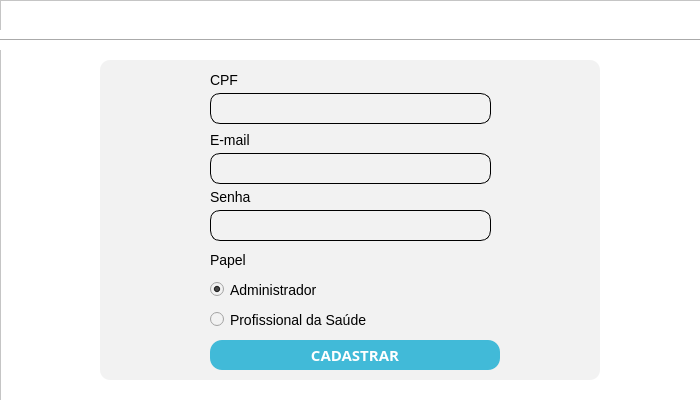
<?xml version="1.0" encoding="UTF-8"?>
<ui version="4.0">
 <class>RegisterView</class>
 <widget class="QDialog" name="RegisterView">
  <property name="geometry">
   <rect>
    <x>0</x>
    <y>0</y>
    <width>700</width>
    <height>400</height>
   </rect>
  </property>
  <property name="minimumSize">
   <size>
    <width>700</width>
    <height>400</height>
   </size>
  </property>
  <property name="maximumSize">
   <size>
    <width>700</width>
    <height>400</height>
   </size>
  </property>
  <property name="windowTitle">
   <string>Dialog</string>
  </property>
  <widget class="QFrame" name="frame">
   <property name="geometry">
    <rect>
     <x>0</x>
     <y>0</y>
     <width>701</width>
     <height>401</height>
    </rect>
   </property>
   <property name="styleSheet">
    <string notr="true">background: #FFFFFF;</string>
   </property>
   <property name="frameShape">
    <enum>QFrame::StyledPanel</enum>
   </property>
   <property name="frameShadow">
    <enum>QFrame::Raised</enum>
   </property>
   <widget class="Line" name="line">
    <property name="geometry">
     <rect>
      <x>0</x>
      <y>30</y>
      <width>701</width>
      <height>20</height>
     </rect>
    </property>
    <property name="acceptDrops">
     <bool>false</bool>
    </property>
    <property name="autoFillBackground">
     <bool>false</bool>
    </property>
    <property name="styleSheet">
     <string notr="true">color:1C1C1C;</string>
    </property>
    <property name="orientation">
     <enum>Qt::Horizontal</enum>
    </property>
   </widget>
   <widget class="QLabel" name="logo">
    <property name="geometry">
     <rect>
      <x>40</x>
      <y>5</y>
      <width>30</width>
      <height>30</height>
     </rect>
    </property>
    <property name="styleSheet">
     <string notr="true">background:transparent;</string>
    </property>
    <property name="text">
     <string/>
    </property>
    <property name="pixmap">
     <pixmap resource="../assets.qrc">:/imgs/assets/img/logo.PNG</pixmap>
    </property>
    <property name="scaledContents">
     <bool>true</bool>
    </property>
   </widget>
   <widget class="QPushButton" name="backButton">
    <property name="enabled">
     <bool>true</bool>
    </property>
    <property name="geometry">
     <rect>
      <x>2</x>
      <y>2</y>
      <width>36</width>
      <height>36</height>
     </rect>
    </property>
    <property name="autoFillBackground">
     <bool>false</bool>
    </property>
    <property name="styleSheet">
     <string notr="true">background:transparent;
border-radius: 50px;</string>
    </property>
    <property name="text">
     <string/>
    </property>
    <property name="icon">
     <iconset resource="../assets.qrc">
      <normaloff>:/imgs/assets/img/button-back.PNG</normaloff>:/imgs/assets/img/button-back.PNG</iconset>
    </property>
    <property name="iconSize">
     <size>
      <width>40</width>
      <height>40</height>
     </size>
    </property>
   </widget>
   <widget class="QLabel" name="reportLogo">
    <property name="geometry">
     <rect>
      <x>280</x>
      <y>6</y>
      <width>140</width>
      <height>30</height>
     </rect>
    </property>
    <property name="styleSheet">
     <string notr="true">background:transparent;</string>
    </property>
    <property name="text">
     <string/>
    </property>
    <property name="pixmap">
     <pixmap resource="../assets.qrc">:/imgs/assets/img/register-icon-logo.PNG</pixmap>
    </property>
    <property name="scaledContents">
     <bool>true</bool>
    </property>
    <property name="wordWrap">
     <bool>false</bool>
    </property>
   </widget>
   <widget class="QFrame" name="frame_2">
    <property name="geometry">
     <rect>
      <x>100</x>
      <y>60</y>
      <width>500</width>
      <height>320</height>
     </rect>
    </property>
    <property name="styleSheet">
     <string notr="true">background:#F2F2F2;
border-radius:10px;</string>
    </property>
    <property name="frameShape">
     <enum>QFrame::StyledPanel</enum>
    </property>
    <property name="frameShadow">
     <enum>QFrame::Raised</enum>
    </property>
    <widget class="QPushButton" name="registerButton">
     <property name="geometry">
      <rect>
       <x>110</x>
       <y>280</y>
       <width>290</width>
       <height>30</height>
      </rect>
     </property>
     <property name="font">
      <font>
       <family>Segoe UI Semibold</family>
       <pointsize>11</pointsize>
       <weight>75</weight>
       <bold>true</bold>
      </font>
     </property>
     <property name="styleSheet">
      <string notr="true">background:#41BAD8;
color:#FFFFFF;
border-radius: 12px;</string>
     </property>
     <property name="text">
      <string>CADASTRAR</string>
     </property>
     <property name="iconSize">
      <size>
       <width>130</width>
       <height>150</height>
      </size>
     </property>
    </widget>
    <widget class="QLineEdit" name="cpfField">
     <property name="geometry">
      <rect>
       <x>110</x>
       <y>33</y>
       <width>281</width>
       <height>31</height>
      </rect>
     </property>
     <property name="styleSheet">
      <string notr="true">border-radius:10px;
border:1px solid #000000;</string>
     </property>
    </widget>
    <widget class="QLabel" name="cpfLabel">
     <property name="geometry">
      <rect>
       <x>110</x>
       <y>10</y>
       <width>31</width>
       <height>20</height>
      </rect>
     </property>
     <property name="styleSheet">
      <string notr="true">font-size:14px;
font-weight:normal;
color:#000000;
</string>
     </property>
     <property name="text">
      <string>CPF</string>
     </property>
    </widget>
    <widget class="QLineEdit" name="emailFiel">
     <property name="geometry">
      <rect>
       <x>110</x>
       <y>93</y>
       <width>281</width>
       <height>31</height>
      </rect>
     </property>
     <property name="styleSheet">
      <string notr="true">border-radius:10px;
border:1px solid #000000;</string>
     </property>
     <property name="text">
      <string/>
     </property>
    </widget>
    <widget class="QLabel" name="emailLabel">
     <property name="geometry">
      <rect>
       <x>110</x>
       <y>70</y>
       <width>61</width>
       <height>20</height>
      </rect>
     </property>
     <property name="styleSheet">
      <string notr="true">font-size:14px;
font-weight:normal;
color:#000000;
</string>
     </property>
     <property name="text">
      <string>E-mail</string>
     </property>
    </widget>
    <widget class="QLabel" name="passwordLabel">
     <property name="geometry">
      <rect>
       <x>110</x>
       <y>127</y>
       <width>61</width>
       <height>20</height>
      </rect>
     </property>
     <property name="styleSheet">
      <string notr="true">font-size:14px;
font-weight:normal;
color:#000000;
</string>
     </property>
     <property name="text">
      <string>Senha</string>
     </property>
    </widget>
    <widget class="QLineEdit" name="passwordFiel">
     <property name="geometry">
      <rect>
       <x>110</x>
       <y>150</y>
       <width>281</width>
       <height>31</height>
      </rect>
     </property>
     <property name="styleSheet">
      <string notr="true">border-radius:10px;
border:1px solid #000000;</string>
     </property>
     <property name="text">
      <string/>
     </property>
    </widget>
    <widget class="QLabel" name="paperLabel">
     <property name="geometry">
      <rect>
       <x>110</x>
       <y>190</y>
       <width>41</width>
       <height>20</height>
      </rect>
     </property>
     <property name="styleSheet">
      <string notr="true">font-size:14px;
font-weight:normal;
color:#000000;
</string>
     </property>
     <property name="text">
      <string>Papel</string>
     </property>
    </widget>
    <widget class="QRadioButton" name="adminRadioButton">
     <property name="geometry">
      <rect>
       <x>110</x>
       <y>220</y>
       <width>121</width>
       <height>19</height>
      </rect>
     </property>
     <property name="styleSheet">
      <string notr="true">font-size:14px;
font-weight:normal;
color:#000000;</string>
     </property>
     <property name="text">
      <string>Administrador</string>
     </property>
     <property name="checked">
      <bool>true</bool>
     </property>
     <property name="autoRepeat">
      <bool>true</bool>
     </property>
    </widget>
    <widget class="QRadioButton" name="agentRadioButton">
     <property name="geometry">
      <rect>
       <x>110</x>
       <y>250</y>
       <width>211</width>
       <height>19</height>
      </rect>
     </property>
     <property name="styleSheet">
      <string notr="true">font-size:14px;
font-weight:normal;
color:#000000;
</string>
     </property>
     <property name="text">
      <string>Profissional da Saúde</string>
     </property>
    </widget>
   </widget>
  </widget>
 </widget>
 <resources>
  <include location="../assets.qrc"/>
 </resources>
 <connections/>
</ui>
